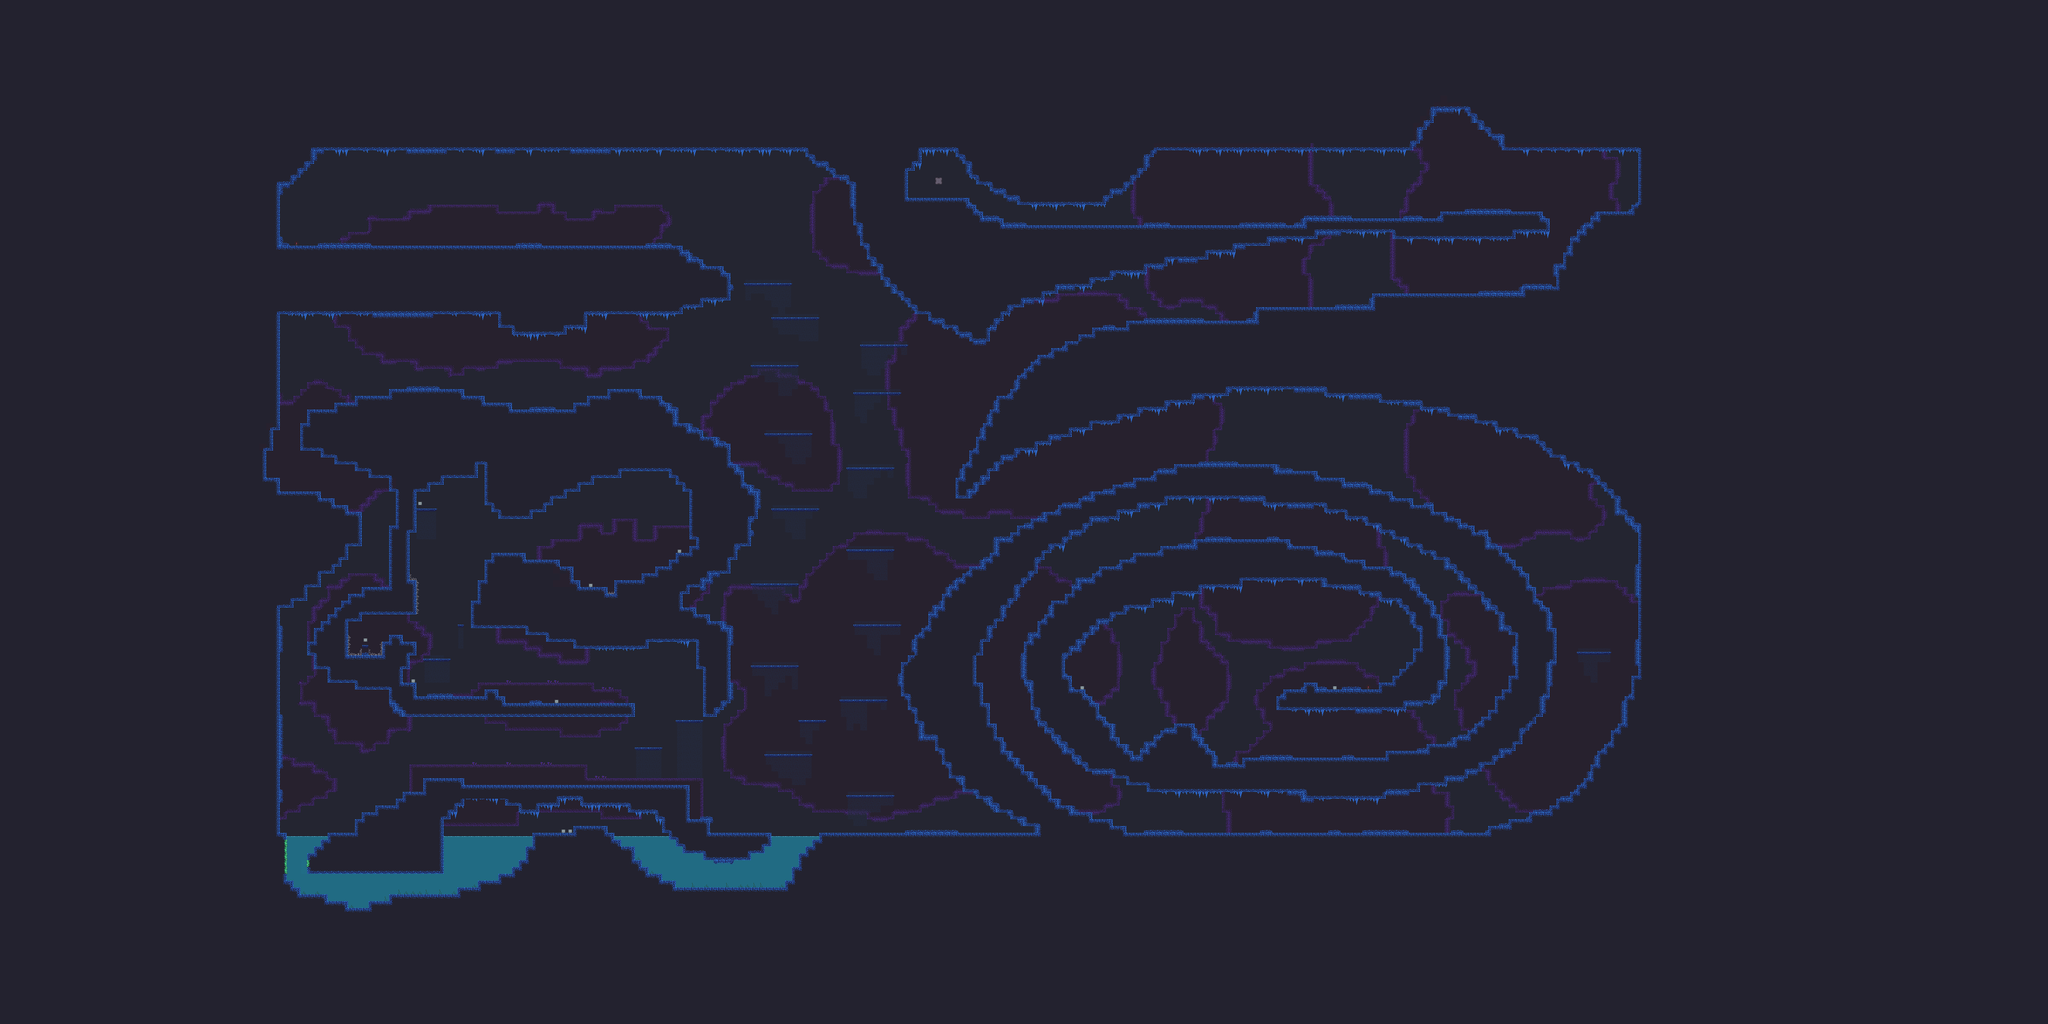

A level layout from a 2D game, rendered from its tile map. Below: a short description, then the map file with tile-grid data replaced by summaries:
An orthogonal 300x150 tile map with 16x16 px tiles, 6 tile layers (static background, background, specifying background, platform drips, ...).

<map version="1.2" tiledversion="1.3.2" orientation="orthogonal" renderorder="right-down" compressionlevel="0" width="300" height="150" tilewidth="16" tileheight="16" infinite="0" nextlayerid="11" nextobjectid="1">
 <tileset firstgid="1" name="spaceTileset" tilewidth="16" tileheight="16" tilecount="132" columns="12">
  <image source="spaceTileset.png" width="192" height="176" />
 </tileset>
 <layer id="9" name="static background" width="300" height="150" opacity="0.99">
  <data>[45000 cells, 37500 non-empty, 1 distinct tile ids]</data>
 </layer>
 <layer id="3" name="background" width="300" height="150">
  <data>[45000 cells, 36043 non-empty, 5 distinct tile ids]</data>
 </layer>
 <layer id="6" name="specifying background" width="300" height="150">
  <data>[45000 cells, 1850 non-empty, 20 distinct tile ids]</data>
 </layer>
 <layer id="8" name="platform drips" width="300" height="150" opacity="0.65">
  <data>[45000 cells, 443 non-empty, 8 distinct tile ids]</data>
 </layer>
 <layer id="1" name="foreground" width="300" height="150">
  <data>[45000 cells, 12445 non-empty, 16 distinct tile ids]</data>
 </layer>
 <layer id="7" name="specifying foreground" width="300" height="150">
  <data>[45000 cells, 4063 non-empty, 34 distinct tile ids]</data>
 </layer>
</map>
